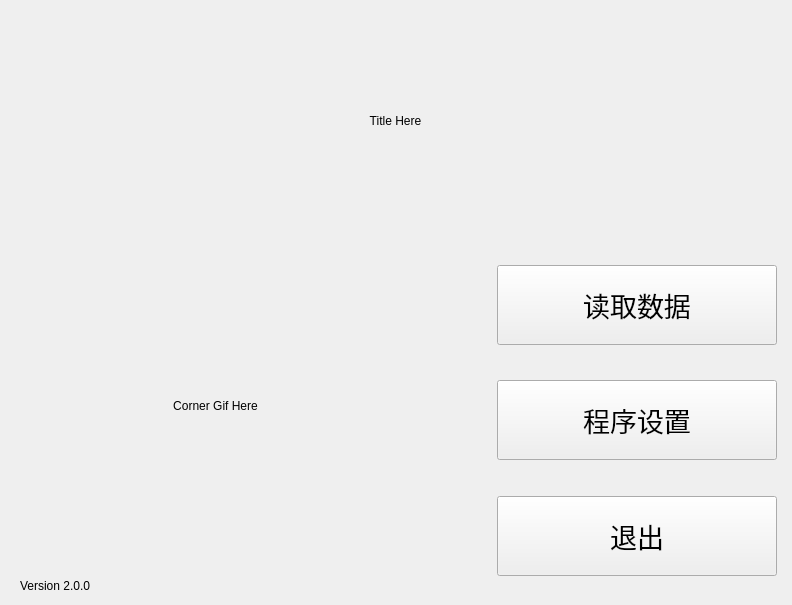
    <widget class="QWidget" name="Start">
     <property name="enabled">
      <bool>true</bool>
     </property>
     <property name="sizePolicy">
      <sizepolicy hsizetype="Preferred" vsizetype="Preferred">
       <horstretch>0</horstretch>
       <verstretch>0</verstretch>
      </sizepolicy>
     </property>
     <widget class="QLabel" name="TitlePic">
      <property name="geometry">
       <rect>
        <x>10</x>
        <y>10</y>
        <width>771</width>
        <height>221</height>
       </rect>
      </property>
      <property name="text">
       <string>Title Here</string>
      </property>
      <property name="scaledContents">
       <bool>true</bool>
      </property>
      <property name="alignment">
       <set>Qt::AlignCenter</set>
      </property>
     </widget>
     <widget class="QLabel" name="CornerPic">
      <property name="geometry">
       <rect>
        <x>30</x>
        <y>240</y>
        <width>371</width>
        <height>331</height>
       </rect>
      </property>
      <property name="text">
       <string>Corner Gif Here</string>
      </property>
      <property name="scaledContents">
       <bool>true</bool>
      </property>
      <property name="alignment">
       <set>Qt::AlignCenter</set>
      </property>
     </widget>
     <widget class="QLabel" name="VersionText">
      <property name="geometry">
       <rect>
        <x>20</x>
        <y>575</y>
        <width>371</width>
        <height>21</height>
       </rect>
      </property>
      <property name="text">
       <string>Version 2.0.0</string>
      </property>
     </widget>
     <widget class="QWidget" name="verticalLayoutWidget">
      <property name="geometry">
       <rect>
        <x>492</x>
        <y>250</y>
        <width>291</width>
        <height>341</height>
       </rect>
      </property>
      <layout class="QVBoxLayout" name="StartButtons">
       <item alignment="Qt::AlignHCenter|Qt::AlignVCenter">
        <widget class="QPushButton" name="ReadDataButton">
         <property name="sizePolicy">
          <sizepolicy hsizetype="Fixed" vsizetype="Fixed">
           <horstretch>0</horstretch>
           <verstretch>0</verstretch>
          </sizepolicy>
         </property>
         <property name="minimumSize">
          <size>
           <width>280</width>
           <height>80</height>
          </size>
         </property>
         <property name="font">
          <font>
           <family>黑体</family>
           <pointsize>20</pointsize>
           <bold>false</bold>
          </font>
         </property>
         <property name="text">
          <string>读取数据</string>
         </property>
        </widget>
       </item>
       <item alignment="Qt::AlignHCenter|Qt::AlignVCenter">
        <widget class="QPushButton" name="ProgramSettingButton">
         <property name="sizePolicy">
          <sizepolicy hsizetype="Fixed" vsizetype="Fixed">
           <horstretch>0</horstretch>
           <verstretch>0</verstretch>
          </sizepolicy>
         </property>
         <property name="minimumSize">
          <size>
           <width>280</width>
           <height>80</height>
          </size>
         </property>
         <property name="font">
          <font>
           <family>黑体</family>
           <pointsize>20</pointsize>
          </font>
         </property>
         <property name="text">
          <string>程序设置</string>
         </property>
        </widget>
       </item>
       <item alignment="Qt::AlignHCenter|Qt::AlignVCenter">
        <widget class="QPushButton" name="ExitButton">
         <property name="sizePolicy">
          <sizepolicy hsizetype="Fixed" vsizetype="Fixed">
           <horstretch>0</horstretch>
           <verstretch>0</verstretch>
          </sizepolicy>
         </property>
         <property name="minimumSize">
          <size>
           <width>280</width>
           <height>80</height>
          </size>
         </property>
         <property name="font">
          <font>
           <family>黑体</family>
           <pointsize>20</pointsize>
          </font>
         </property>
         <property name="text">
          <string>退出</string>
         </property>
        </widget>
       </item>
      </layout>
     </widget>
    </widget>
